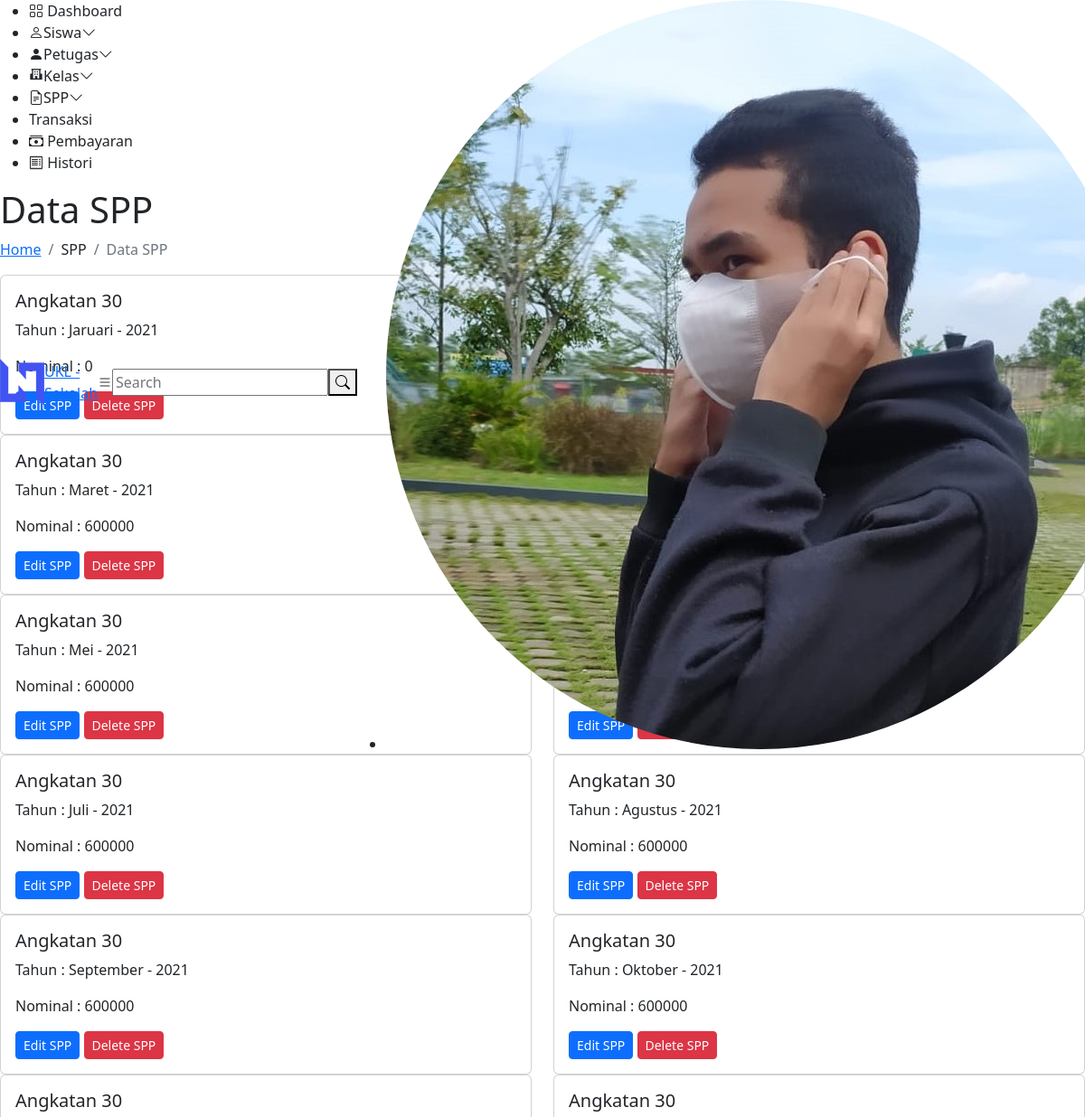
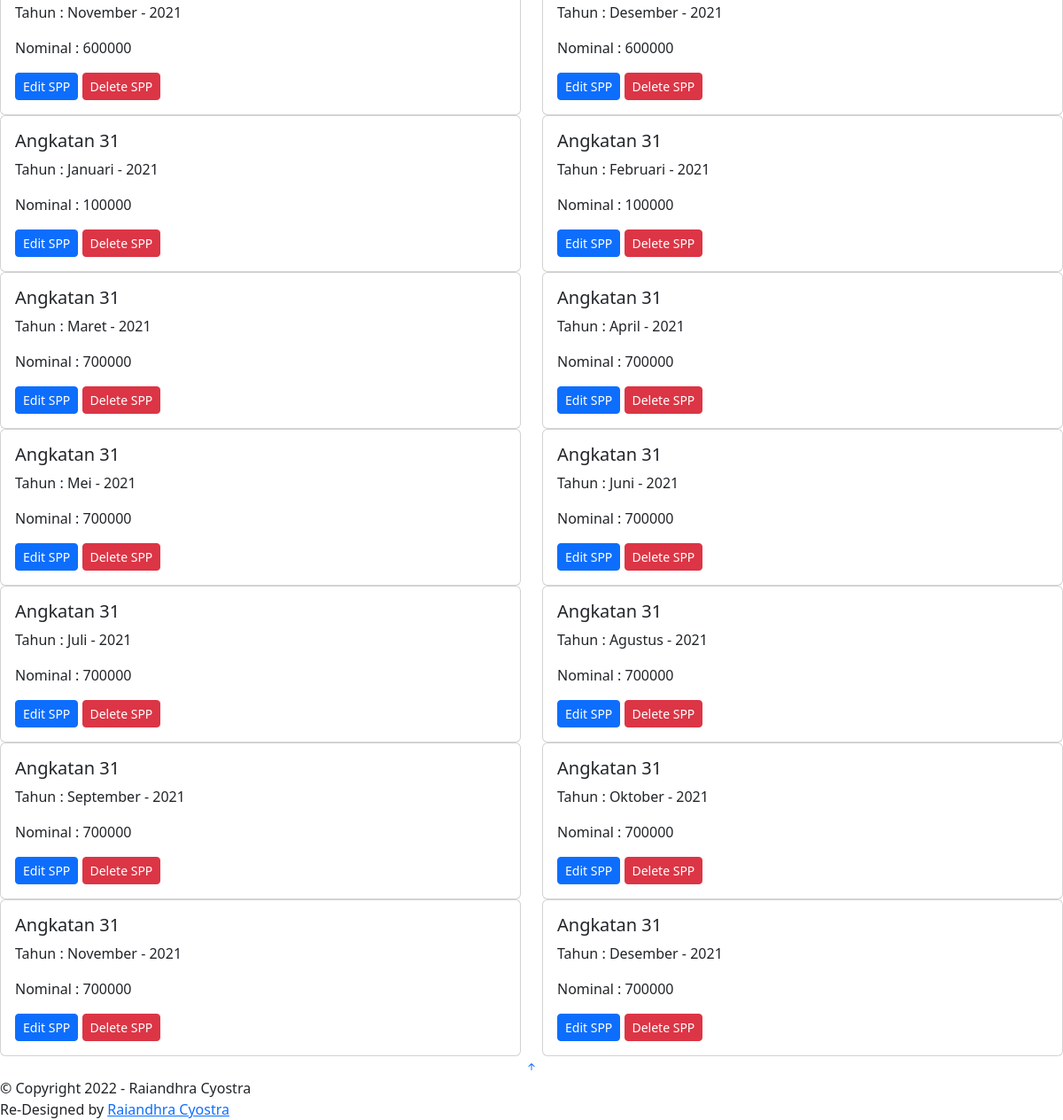
The page /Admin/tam_spp.php (signed in) on the database its author committed (2 pictures, top to bottom).
### tables this page shows
CREATE TABLE `spp` (
  `id_spp` int(11) NOT NULL,
  `angkatan` int(11) NOT NULL,
  `tahun` varchar(100) NOT NULL,
  `nominal` int(11) NOT NULL
);

### Admin/tam_spp.php (the view, shortened to what this page needs)
<!DOCTYPE html>
<html lang="en">
<head>
  <link href="/SPP/Assets/vendor/bootstrap/css/bootstrap.min.css" rel="stylesheet">
  <link href="/SPP/Assets/vendor/bootstrap-icons/bootstrap-icons.css" rel="stylesheet">
  <link href="/SPP/Assets/vendor/boxicons/css/boxicons.min.css" rel="stylesheet">
  <link href="/SPP/Assets/vendor/quill/quill.snow.css" rel="stylesheet">
  <link href="/SPP/Assets/vendor/quill/quill.bubble.css" rel="stylesheet">
  <link href="/SPP/Assets/vendor/remixicon/remixicon.css" rel="stylesheet">
  <link href="/SPP/Assets/vendor/simple-datatables/style.css" rel="stylesheet">
  <link href="/SPP/Assets/css/style.css" rel="stylesheet">
</head>
<body>
  <?php
    include "navbar.php";
  ?>
  <main id="main" class="main">
    <div class="pagetitle">
      <h1>Data SPP</h1>
      <nav>
        <ol class="breadcrumb">
          <li class="breadcrumb-item"><a href="dashboard.php">Home</a></li>
          <li class="breadcrumb-item">SPP</li>
          <li class="breadcrumb-item active">Data SPP</li>
        </ol>
      </nav>
    </div>
    <section class="section">
      <div class="row">
        <?php
          $conn=mysqli_connect('localhost', 'root', '', 'sekolah');
          $qry_spp = mysqli_query($conn,"select * from spp");
          while($data_spp = mysqli_fetch_array($qry_spp)) {
        ?>
            <div class="col-lg-6">
                <div class="card">
                <div class="card-body">
                    <h5 class="card-title">Angkatan <?=$data_spp['angkatan'];?></h5>
                    <p>Tahun : <?=$data_spp['tahun'];?></p>
                    <p>Nominal : <?=$data_spp['nominal'];?></p>
                    <a href="u_spp.php?id_spp=<?=$data_spp['id_spp'];?>" class="btn btn-primary btn-sm" title="Update SPP">Edit SPP</a>
                    <a href="h_spp.php?id_spp=<?=$data_spp['id_spp'];?>" class="btn btn-danger btn-sm" title="Delete SPP" onclick="return confirm('Apakah anda yakin ingin menghapus data ini?')">Delete SPP</a>
                </div>
                </div>
            </div>
        <?php
            }
        ?>
        </div>
    </section>
  </main>
  <a href="#" class="back-to-top d-flex align-items-center justify-content-center"><i class="bi bi-arrow-up-short"></i></a>
  <?php
    include "footer.php";
  ?>
</body>
</html>

### Admin/navbar.php (shortened to what this page needs)
<header id="header" class="header fixed-top d-flex align-items-center">
    <div class="d-flex align-items-center justify-content-between">
      <a href="dashboard.php" class="logo d-flex align-items-center">
        <img src="/SPP/Assets/img/logo.png" alt="">
        <span class="d-none d-lg-block">UKL - Sekolah</span>
      </a>
      <i class="bi bi-list toggle-sidebar-btn"></i>
    </div>
    <div class="search-bar">
      <form class="search-form d-flex align-items-center" method="POST" action="#">
        <input type="text" name="query" placeholder="Search" title="Enter search keyword">
        <button type="submit" title="Search"><i class="bi bi-search"></i></button>
      </form>
    </div>
    <nav class="header-nav ms-auto">
    <ul class="d-flex align-items-center">
      <li class="nav-item dropdown pe-3">
        <a class="nav-link nav-profile d-flex align-items-center pe-0" href="#" data-bs-toggle="dropdown">
          <img src="/SPP/Assets/img/profile-img-rei.jpeg" alt="Profile" class="rounded-circle">
        </a>
      </li>
    </ul>
    </nav>
  </header>
  <aside id="sidebar" class="sidebar">
    <ul class="sidebar-nav" id="sidebar-nav">
      <li class="nav-item">
        <a class="nav-link collapsed" href="dashboard.php">
          <i class="bi bi-grid"></i>
          <span>Dashboard</span>
        </a>
      </li>
      <li class="nav-item">
        <a class="nav-link collapsed" data-bs-target="#siswa-nav" data-bs-toggle="collapse" href="#">
          <i class="bi bi-person"></i></i><span>Siswa</span><i class="bi bi-chevron-down ms-auto"></i>
        </a>
      </li>
      <li class="nav-item">
        <a class="nav-link collapsed" data-bs-target="#petugas-nav" data-bs-toggle="collapse" href="#">
          <i class="bi bi-person-fill"></i></i><span>Petugas</span><i class="bi bi-chevron-down ms-auto"></i>
        </a>
      </li>
      <li class="nav-item">
        <a class="nav-link collapsed" data-bs-target="#kelas-nav" data-bs-toggle="collapse" href="#">
          <i class="bx bxs-school"></i><span>Kelas</span><i class="bi bi-chevron-down ms-auto"></i>
        </a>
      </li>
      <li class="nav-item">
        <a class="nav-link collapsed" data-bs-target="#spp-nav" data-bs-toggle="collapse" href="#">
          <i class="bi bi-file-earmark-text"></i><span>SPP</span><i class="bi bi-chevron-down ms-auto"></i>
        </a>
      </li>
      <li class="nav-heading">Transaksi</li>
      <li class="nav-item">
        <a class="nav-link collapsed" href="pembayaran.php">
          <i class="bi bi-cash-stack"></i>
          <span>Pembayaran</span>
        </a>
      </li>
      <li class="nav-item">
        <a class="nav-link collapsed" href="histori_pembayaran.php">
          <i class="bi bi-receipt"></i>
          <span>Histori</span>
        </a>
      </li>
    </ul>
  </aside>

### Admin/footer.php
<footer id="footer" class="footer">
    <div class="copyright">
        &copy; Copyright 2022 - Raiandhra Cyostra
    </div>
    <div class="credits">
        Re-Designed by <a href="https://www.youtube.com/watch?v=dQw4w9WgXcQ">Raiandhra Cyostra</a>
    </div>
</footer>

### rows shown on the page
spp: angkatan "30", tahun "Jaruari - 2021", nominal "0"
spp: angkatan "30", tahun "Maret - 2021", nominal "600000"
spp: angkatan "30", tahun "Mei - 2021", nominal "600000"
spp: angkatan "30", tahun "Juli - 2021", nominal "600000"
spp: angkatan "30", tahun "Agustus - 2021", nominal "600000"
spp: angkatan "30", tahun "September - 2021", nominal "600000"
spp: angkatan "30", tahun "Oktober - 2021", nominal "600000"
spp: angkatan "30", tahun "November - 2021", nominal "600000"
spp: angkatan "30", tahun "Desember - 2021", nominal "600000"
spp: angkatan "31", tahun "Januari - 2021", nominal "100000"
spp: angkatan "31", tahun "Februari - 2021", nominal "100000"
spp: angkatan "31", tahun "Maret - 2021", nominal "700000"
spp: angkatan "31", tahun "April - 2021", nominal "700000"
spp: angkatan "31", tahun "Mei - 2021", nominal "700000"
spp: angkatan "31", tahun "Juni - 2021", nominal "700000"
spp: angkatan "31", tahun "Juli - 2021", nominal "700000"
spp: angkatan "31", tahun "Agustus - 2021", nominal "700000"
spp: angkatan "31", tahun "September - 2021", nominal "700000"
spp: angkatan "31", tahun "Oktober - 2021", nominal "700000"
spp: angkatan "31", tahun "November - 2021", nominal "700000"
spp: angkatan "31", tahun "Desember - 2021", nominal "700000"
